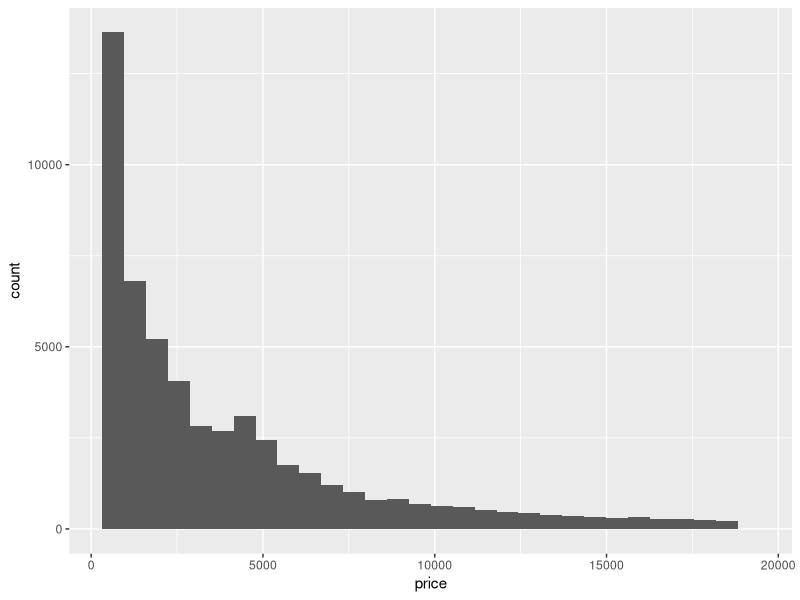
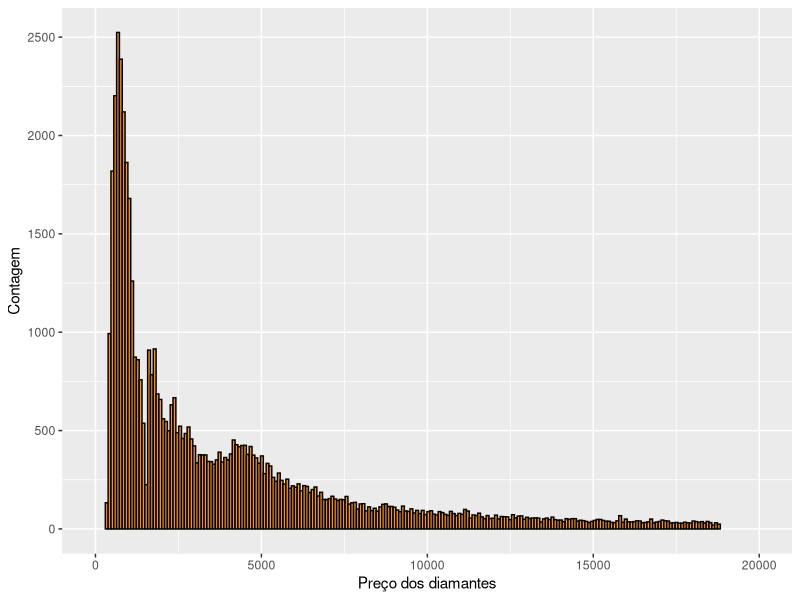
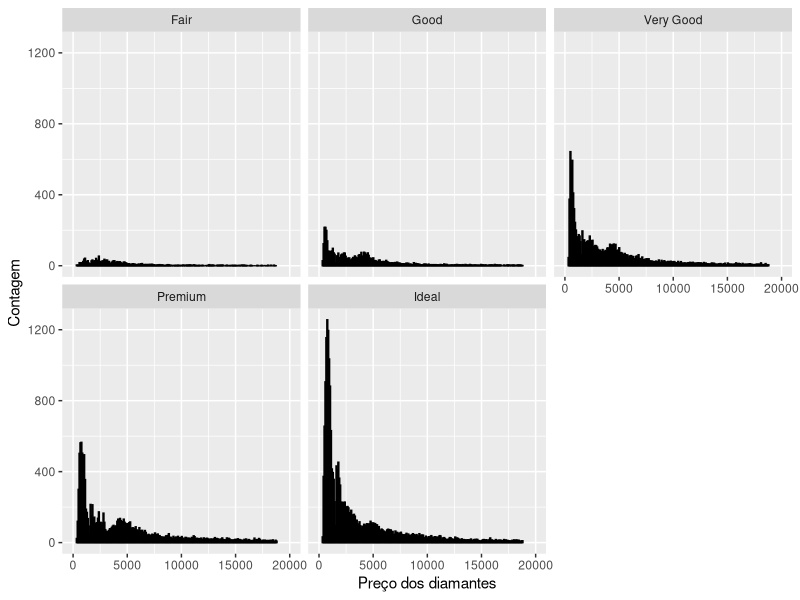
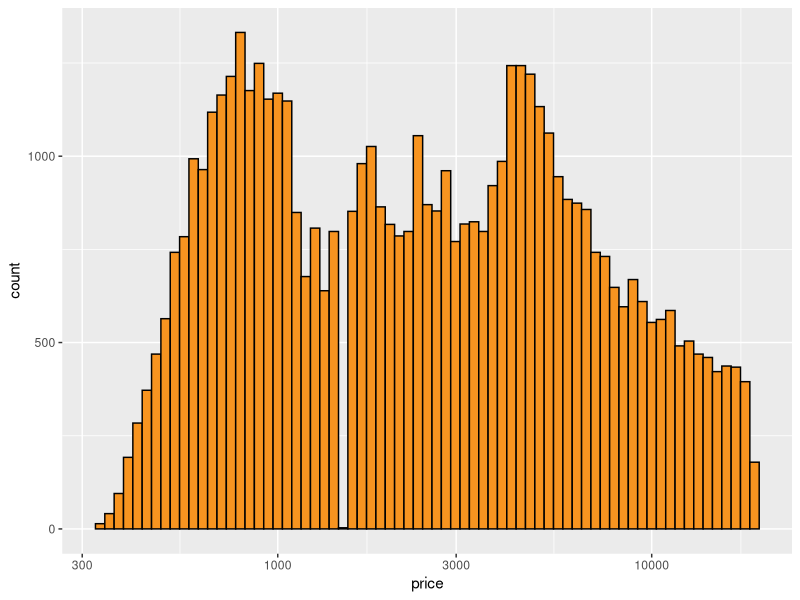
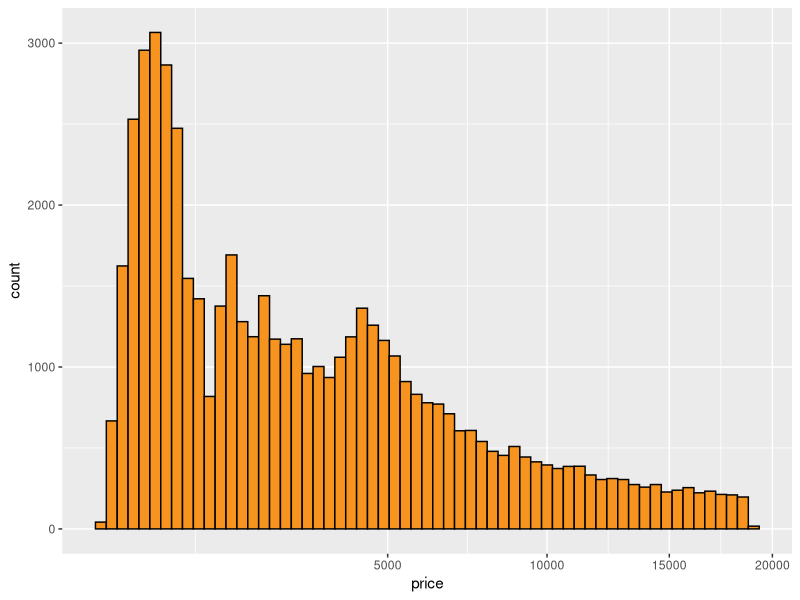
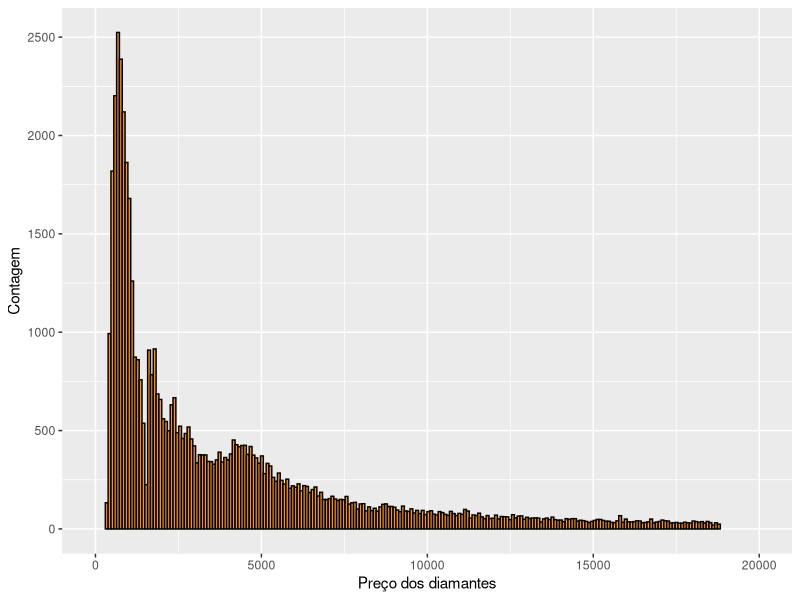
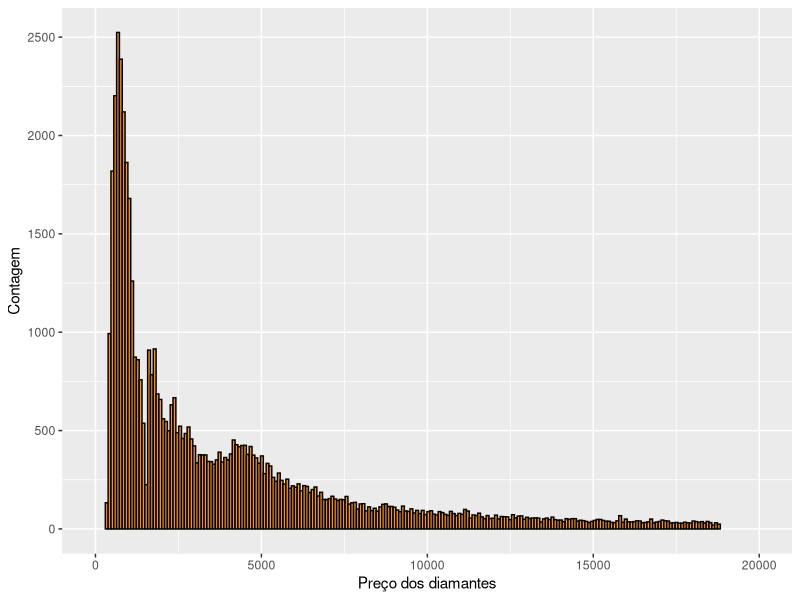
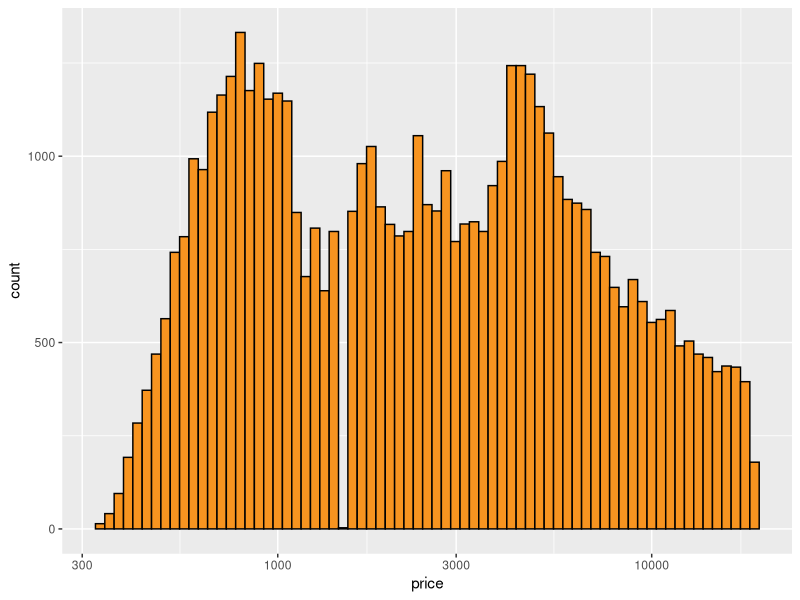

The R source for these figures, in order:
options(repos='http://cran.rstudio.com/')
install.packages('ggplot2')
library(ggplot2)

dm <- diamonds

summary(dm)
str(dm$color)

# Sobre factor variable: https://stats.idre.ucla.edu/r/modules/factor-variables/

levels(dm$color)
?diamonds

# Histograma da variável preço (price)

ggplot(aes(x = price), data = dm) + 
  geom_histogram()

summary(dm$price)

# Geração de histogramas
# Importante: analisar os parâmetros aes, coord_cartesian, scale_x_continuous, scale_x_log10
ggplot(aes(x = price), data = dm) + 
  geom_histogram(binwidth = 85, color = 'black', fill = '#F79420') +
  coord_cartesian(xlim = c(0, 20000)) + 
  xlab('Preço dos diamantes') + 
  ylab('Contagem')

hist_1 <- ggplot(aes(x = price), data = dm) + 
  geom_histogram(binwidth = 85, color = 'black', fill = '#F79420') +
  coord_cartesian(xlim = c(0, 20000)) + 
  xlab('Preço dos diamantes') + 
  ylab('Contagem')

# A função ggsave salva o último gráfico gerado
ggsave('/home/seabra/dev/dsjourney/eda/data/Histograma.png')
help("ggsave")

ggsave('/home/seabra/dev/dsjourney/eda/data/Histograma.png', hist_1)

# Utilização do faceting
ggplot(aes(x = price), data = dm) + 
  geom_histogram(binwidth = 85, color = 'black', fill = '#F79420') +
  coord_cartesian(xlim = c(0, 20000)) + 
  xlab('Preço dos diamantes') + 
  ylab('Contagem') +
  facet_wrap(~cut)

# Avaliar o uso recomendado de scale_x_log10
ggplot(aes(x = price), data = dm) + 
  geom_histogram(binwidth = 0.025, color = 'black', fill = '#F79420') +
  scale_x_log10() 

summary(log10(dm$price + 1))

ggsave('/home/seabra/dev/dsjourney/eda/data/Histograma_Log.png')

# Avaliar o uso recomendado de scale_x_sqrt
ggplot(aes(x = price), data = dm) + 
  geom_histogram(binwidth = 2, color = 'black', fill = '#F79420') +
  scale_x_sqrt() 

summary(sqrt(dm$price))

ggsave('/home/seabra/dev/dsjourney/eda/data/Histograma_sqtr.png')

# Utilizando conceito de subconjuntos para avaliar os dados
nrow(subset(dm, dm$price < 500))
nrow(subset(dm, dm$price < 250))
nrow(subset(dm, dm$price >= 15000))

# A função by leva como argumento outra função, neste caso, 'summary'
by(dm$price, dm$cut, summary)
help("by")
